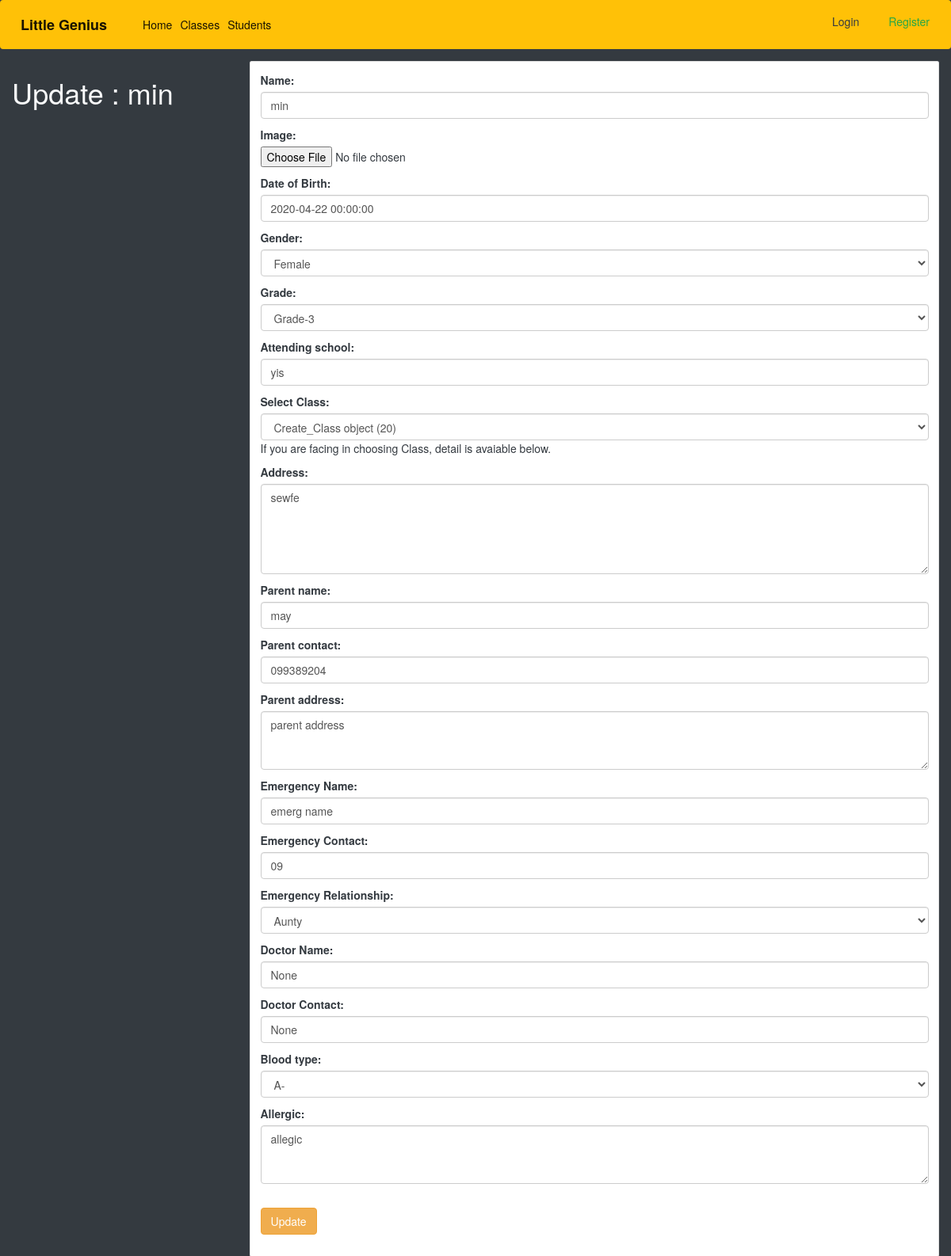
Page /stds/1/edit/ on the earlier database version.
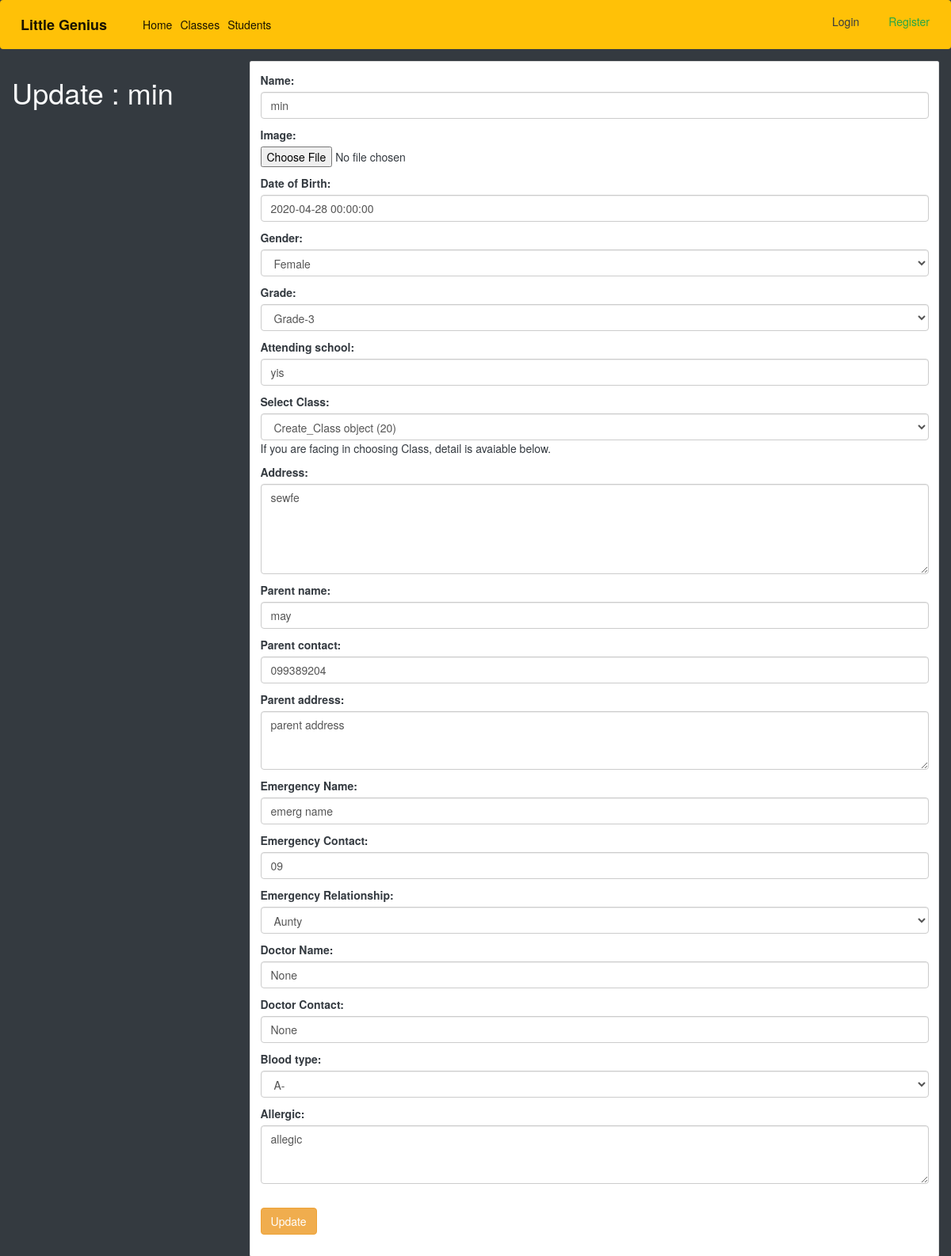
Same page on the later database version.
### genius/models.py (models this page shows, shortened)
class Students(models.Model):
    created_by = models.ForeignKey(
        User, on_delete=models.SET_NULL, default=1, null=True)
    name = models.CharField(max_length=200, null=True)
    image = models.ImageField(upload_to='images/', null=True, blank=True)
    dob = models.DateField(null=True, verbose_name='Date of Birth')
    age = models.IntegerField()
    grade_choice = (
        ('G1', 'Grade-1'),
        ('G2', 'Grade-2'),
        ('G3', 'Grade-3'),
        ('G4', 'Grade-4'),
        ('G5', 'Grade-5'),
        ('G6', 'Grade-6'),
        ('G7', 'Grade-7'),
        ('G8', 'Grade-8'),
        ('G9', 'Grade-9'),
        ('G10', 'Grade-10'),
        ('G11', 'Grade-11'),
        ('G12', 'Grade-12'),
    )
    gender_choice=(
        ('M', 'Male'),
        ('F', 'Female'),
        ('N', 'None'),
    )
    blood_choice=(
        ('O', 'O'),
        ('A-', 'A-'),
        ('B+', 'B+'),
        ('B-', 'B-'),
        ('A+', 'A+'),
        ('AB', 'AB'),
    )
    relation_choice=(
        ('Uncle', 'Uncle'),
        ('Aunty', 'Aunty'),
        ('Father', 'Father'),
        ('Mother', 'Mother'),
        ('Grandpa', 'Grandpa'),
        ('Grandma', 'Grandma'),
        ('Sister', 'Sister'),
        ('Brother', 'Brother'),
    )
    gender=models.CharField(choices=gender_choice, max_length=10, null=True)
    grade = models.CharField(choices=grade_choice, max_length=10, null=True)
    attending_school = models.CharField(max_length=100, null=True)
    course = models.ForeignKey(
        Create_Class, on_delete=models.SET_NULL, default=1, null=True)
    address = models.TextField(null=True)
    parent_name = models.CharField(max_length=200, null=True)
    parent_contact = models.CharField(max_length=20, null=True)
    parent_address = models.TextField(null=True)
    emerg_name = models.CharField(max_length=200, null=True, verbose_name='Emergency Name')
    emerg_contact = models.CharField(max_length=20, null=True, verbose_name='Emergency Contact')
    emerg_relation = models.CharField(choices=relation_choice ,max_length=20, null=True, verbose_name='Emergency Relationship')
    doc_name = models.CharField(max_length=200, null=False, default='None', verbose_name='Doctor Name')
    doc_contact = models.CharField(max_length=20, null=False, default='None', verbose_name='Doctor Contact')
    blood_type = models.CharField(choices=blood_choice,max_length=10, null=True)
    allergic = models.TextField(null=True)
    objects = StudentPostManager()

### genius/views.py (the view)
# urls.py: path('stds/<int:id>/edit/', Student_Update, name='std-update'),
def Student_Update(request, id):
    obj = get_object_or_404(Students, id=id)
    form = Student_Model_Form(request.POST or None, instance=obj)
    if form.is_valid():
        form.save()
        messages.success(request, 'Student Updated Successfully.')
        return redirect('/stds')
    templatename = 'genius/student_update.html'
    context = {'form': form,
               'head_title': f"Update {obj.name}",
               'title': f"Update : {obj.name}"}
    return render(request, templatename, context)

### genius/templates/genius/student_update.html (shortened to what this page needs)
{% extends 'base.html' %}
{% block content %}
    <div class="row">
        <div class="col">
            <h1>{{title}}</h1>
        </div>
        <div class="col-9">
            <div class="form-group">
                <div class="card text-dark ">
                    <div class="card-body">
                    <form method='POST' class="form-group" action='.'>
                        {{form.as_p}}
                        <br>
                        <button class="btn btn-warning" type="submit">Update</button>
                    </form>
                    </div>
                </div>
            </div>
        </div>
    </div>
{% endblock content %}

Differences in the rows shown:
changed Students "min": dob "2020-04-22 00:00:00" → "2020-04-28 00:00:00"
